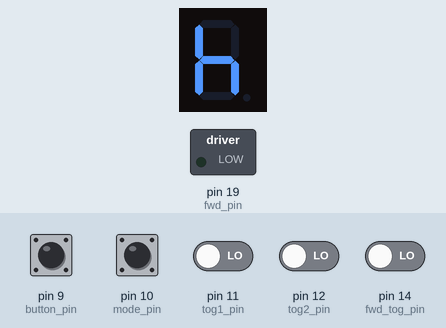
A sketch run on a simulated Arduino Uno, built with avr-gcc and run on an emulated ATmega328P. Parts: 1-digit seven-segment display, switched loads named in the sketch (green lamp = pin HIGH). Wiring (inferred from the names in the program): 1-digit 7-segment display, segments lit when HIGH: segments pin 2, pin 3, pin 4, pin 5, pin 6, pin 7, pin 8. The inputs (shaded band) are chosen by the test bench; at power-on: pin 9 (button_pin), pin 10 (mode_pin), pin 11 (tog1_pin), pin 12 (tog2_pin), pin 14 (fwd_tog_pin) LOW. The segment pins are drawn as the display they are named for; pins used as bus, display or sensor lines are not drawn.

Above: at 1.2 s.
1.3 s: pin 9 (button_pin) pulled HIGH for 3.2 s
At 4.7 s:
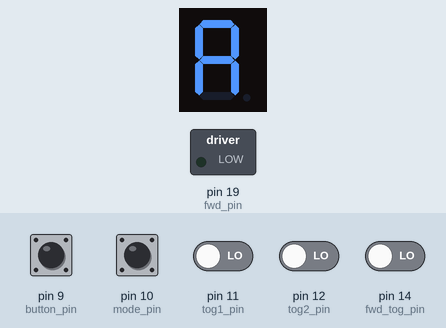
6.0 s: pin 9 (button_pin) pulled HIGH for 0.15 s
At 6.4 s:
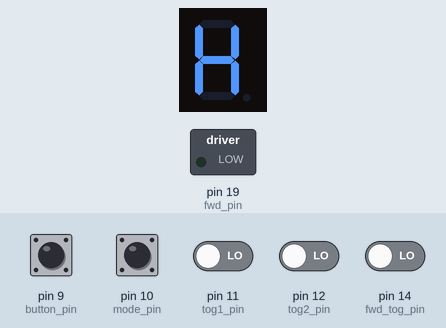
7.6 s: pin 9 (button_pin) pulled HIGH for 1 s
At 7.9 s:
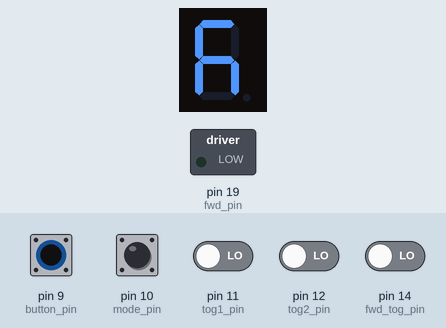
10.1 s: pin 9 (button_pin) driven HIGH and pin 12 (tog2_pin) driven HIGH
At 10.5 s:
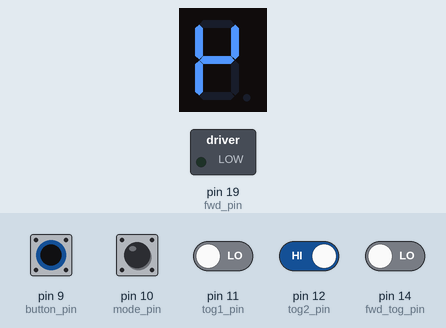
13.1 s: pin 12 (tog2_pin) driven LOW
At 13.6 s:
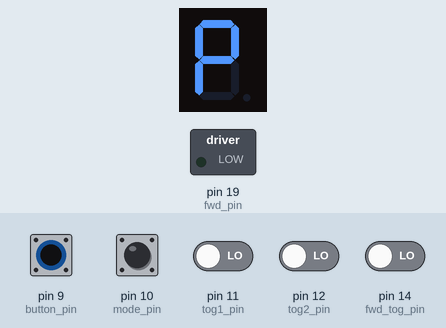
16.1 s: pin 11 (tog1_pin) driven HIGH
Timing chart, 0 to 19.1 s (numbered marks = the images above; inputs shaded):
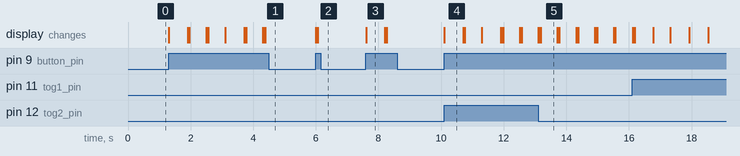

Measured:
- after the input at 1.3 s, the display: first changes at once (image 1 shows a later state)
- after the input at 6.0 s, the display: changes at once (image 2)
- after the input at 7.6 s, the display: changes at once (image 3)
- after the input at 10.1 s, the display: changes at once (image 4)
- after the input at 13.1 s, the display: changes at once (image 5)
- what the display in image 3 shows lasts 0.6 s, from 7.6 s to 8.2 s
- what the display in image 5 shows lasts 0.5 s, from 13.2 s to 13.7 s

The sketch:

full_code.ino
```cpp
// Code to run a stepper motor driven dividing head using an
// Arduino Uno with a display made from 3 x 7 segment digit displays,
// driven by 3 x 4511 decoder integrated circuits. The constant 'reduction'
// is the mechanical reduction in the dividing head, and the constant 'step_rot'
// is the number of steps per rotation of the stepper motor.
// The unit uses a push button 'button_pin', and four toggle switches
// 'mode_pin', 'tog1_pin', 'tog2_pin', and 'fwd_tog_pin' to control
// the dividing head.
//
// output pins
const int step_pin = 18;
const int fwd_pin = 19;
const int A_pin = 2;   // the four inputs for the 4511 decoders, A, B, C & D
const int B_pin = 3;   // A is the least significant bit
const int C_pin = 4;
const int D_pin = 5;
const int lat1_pin = 6; // latches for 4511 decoders, 1 for each of the three decoders
const int lat2_pin = 7; // lat1_pin is least significant digit
const int lat3_pin = 8;

// input pins
const int button_pin = 9;
const int mode_pin = 10;  // mode toggle switch
const int tog1_pin = 11;  // the two toggle switches to control how many steps per button press
const int tog2_pin = 12;
const int fwd_tog_pin = 14; // toggle whether a button press moves forward or backwards

// global constants
const long reduction = 180;
const unsigned int step_rot = 400; // steps per rotation of motor
const unsigned int nramp = 36;  // ramping steps for stepper motor
const float fact = 1000000.0 * 60.0 / (float) step_rot; // factor for computing delay between steps in micro seconds
const float dT = 50.0 * 50.0; // kinetic energy change, for ramping
const long tot_steps = (long) step_rot * reduction; // total steps to rotate dividing head spindle one turn
const unsigned int debounce_count = 10; // software debouncing

// global variables
int ndivs; // number of divisions to be indexed by dividing head, user input
unsigned int ndivs_half;
unsigned int cur_div; // current division
long step_tally;
bool old_mode;
bool last_button_state;

// index the dividing head by moving stepper motor n steps
void index(unsigned long n)
{
    unsigned long i, nmid;
    unsigned long pause; // time between steps in microseconds
    unsigned long hpause;
    unsigned long nhalf;
    float omega = 0.0;
    int steps = 0;

    bool fwd = digitalRead(fwd_tog_pin);
    digitalWrite(fwd_pin, fwd);
    nhalf = n / 2;
    if(n == 1){
        omega = omega * omega + dT;
        omega = sqrt(omega);
        pause = fact / omega; // pause in micro seconds
        hpause = pause / 2;
        // next 4 lines cause motor to undergo 1 step
        digitalWrite(step_pin, HIGH);
        delayMicroseconds(hpause);
        digitalWrite(step_pin, LOW);
        delayMicroseconds(pause - hpause);
        ++steps;
        return;
    }
    if(nhalf > nramp) nhalf = nramp;
    nmid = n - 2 * nhalf;
    // Ramp up motor, constant rate of kinetic energy change
    for(i=0; i<nhalf; ++i){
        omega = omega * omega + dT;
        omega = sqrt(omega);
        pause = fact / omega; // pause in micro seconds
        hpause = pause / 2;
        ++steps;
        digitalWrite(step_pin, HIGH);
        delayMicroseconds(hpause);
        digitalWrite(step_pin, LOW);
        delayMicroseconds(pause - hpause);
        //Serial.print("step up ");
        //Serial.println(pause, DEC);
    }
    for(i=0; i<nmid; ++i){
        hpause = pause / 2;
        ++steps;
        digitalWrite(step_pin, HIGH);
        delayMicroseconds(hpause);
        digitalWrite(step_pin, LOW);
        delayMicroseconds(pause - hpause);
    }
    // Ramp down motor
    for(i=0; i<nhalf; ++i){
        pause = fact / omega; // pause in micro seconds
        hpause = pause / 2;
        ++steps;
        digitalWrite(step_pin, HIGH);
        delayMicroseconds(hpause);
        digitalWrite(step_pin, LOW);
        delayMicroseconds(pause - hpause);
        omega = omega * omega - dT;
        omega = sqrt(omega);
        //Serial.println("step down ");
    }
    //Serial.println(n, DEC);
}

// display number 'num' on 3 digit display
void num_display(unsigned int num)
{
  int i1, i2, i3;
  // masks to be used with bitwise &
  const int mask1 = 1; // 1st bit high
  const int mask2 = 2; // 2nd bit high
  const int mask3 = 4; // 3rd bit high
  const int mask4 = 8; // 4th bit high
  bool b1, b2, b3, b4;

  num = num % 1000;
  // start with left most number
  if(num < 100){ // set to blank, binary 10
    digitalWrite(A_pin, LOW);
    digitalWrite(B_pin, HIGH);
    digitalWrite(C_pin, LOW);
    digitalWrite(D_pin, HIGH);
    digitalWrite(lat3_pin, LOW); // open 4511 decoder latch for half a milli second
    delayMicroseconds(500);
    digitalWrite(lat3_pin, HIGH);
  }
  else{
    i3 = num / 100;
    b1 = i3 & mask1;
    b2 = i3 & mask2;
    b3 = i3 & mask3;
    b4 = i3 & mask4;
    digitalWrite(A_pin, b1);
    digitalWrite(B_pin, b2);
    digitalWrite(C_pin, b3);
    digitalWrite(D_pin, b4);
    digitalWrite(lat3_pin, LOW);
    delayMicroseconds(500);
    digitalWrite(lat3_pin, HIGH);
  }
  // middle number
  if(num < 10){ // set to blank, binary 10
    digitalWrite(A_pin, LOW);
    digitalWrite(B_pin, HIGH);
    digitalWrite(C_pin, LOW);
    digitalWrite(D_pin, HIGH);
    digitalWrite(lat2_pin, LOW); // open 4511 decoder latch for half a milli second
    delayMicroseconds(500);
    digitalWrite(lat2_pin, HIGH);
  }
  else{
    i2 = num % 100;
    i2 = i2 / 10;
    b1 = i2 & mask1;
    b2 = i2 & mask2;
    b3 = i2 & mask3;
    b4 = i2 & mask4;
    digitalWrite(A_pin, b1);
    digitalWrite(B_pin, b2);
    digitalWrite(C_pin, b3);
    digitalWrite(D_pin, b4);
    digitalWrite(lat2_pin, LOW);
    delayMicroseconds(500);
    digitalWrite(lat2_pin, HIGH);
  }
  // right most number
  i1 = num % 10;
  b1 = i1 & mask1;
  b2 = i1 & mask2;
  b3 = i1 & mask3;
  b4 = i1 & mask4;
  digitalWrite(A_pin, b1);
  digitalWrite(B_pin, b2);
  digitalWrite(C_pin, b3);
  digitalWrite(D_pin, b4);
  digitalWrite(lat1_pin, LOW);
  delayMicroseconds(500);
  digitalWrite(lat1_pin, HIGH);
}

// Obtain whether to increment 1, 2, 5, or 10 divisions forward or backwards depending on toggle switches
int GetIncr()
{
  int n = 0;
  bool state1, state2, fwd;

  state1 = digitalRead(tog1_pin);
  state2 = digitalRead(tog2_pin);
  if(state1 == HIGH) n = 1;
  if(state2 == HIGH) n += 2;
  switch(n)
  {
    case 0:
      n = 1;
      break;
    case 1:
      n = 5;
      break;
    case 2:
      n = 2;
      break;
    case 3:
      n = 10;
      break;
  }
  fwd = digitalRead(fwd_tog_pin);
  if(fwd == HIGH) return n;
  else return -n;
}

void setup() {
  // output pins
  pinMode(step_pin, OUTPUT);
  pinMode(fwd_pin, OUTPUT);
  pinMode(A_pin, OUTPUT);
  pinMode(B_pin, OUTPUT);
  pinMode(C_pin, OUTPUT);
  pinMode(D_pin, OUTPUT);
  pinMode(lat1_pin, OUTPUT);
  pinMode(lat2_pin, OUTPUT);
  pinMode(lat3_pin, OUTPUT);
  // input pins
  pinMode(button_pin, INPUT);
  pinMode(mode_pin, INPUT);
  pinMode(tog1_pin, INPUT);
  pinMode(tog2_pin, INPUT);
  pinMode(fwd_tog_pin, INPUT);
  // all pins set
  ndivs = 4;
  ndivs_half = ndivs / 2;
  cur_div = 0;
  step_tally = 0;
  old_mode = digitalRead(mode_pin);
  if(old_mode == HIGH) num_display(0); // run mode
  else num_display(4); // in set mode
  last_button_state = LOW;
  //Serial.begin(9600);
  digitalWrite(step_pin, LOW);
}

void loop() {
  bool buttonState, modeState;
  int incr, new_div, i;
  long n, fsteps;

  modeState = digitalRead(mode_pin);
  if(modeState != old_mode){ // mode has been switched
    if(modeState == HIGH){ // run mode
      num_display(cur_div);
    }
    else{ // set mode
      num_display(ndivs);
    }
    old_mode = modeState;
  }
  buttonState = digitalRead(button_pin);
  if(buttonState == HIGH) { // button has been pressed
    incr = GetIncr(); // increment, to be determined from switches
    if(modeState == HIGH){ // in run mode
      if(buttonState != last_button_state){ // software: switch on rise only
        for(i=0; i<debounce_count; ++i){
          delay(1);
          if(digitalRead(button_pin) != HIGH) break; // button debounce
        }
        if(i == debounce_count){
          new_div = cur_div + incr;
          while(new_div < 0){
            new_div += ndivs;
            step_tally += tot_steps;
          }
          n = (new_div * tot_steps + ndivs_half) / ndivs; // total steps to get to new division
          fsteps = n - step_tally;
          index(abs(fsteps));
          //Serial.println(fsteps, DEC);
          cur_div = new_div % ndivs;
          step_tally += fsteps;
          step_tally = step_tally % tot_steps;
          num_display(cur_div);
        }
      }
    }
    else{ // in set mode
      ndivs += GetIncr();
      if(ndivs < 2) ndivs = 990;
      if(ndivs > 999) ndivs = 2;
      num_display(ndivs);
      ndivs_half = ndivs / 2;
      cur_div = 0;
      step_tally = 0;
      delay(600);
    }
  }
  last_button_state = buttonState;
}
```
